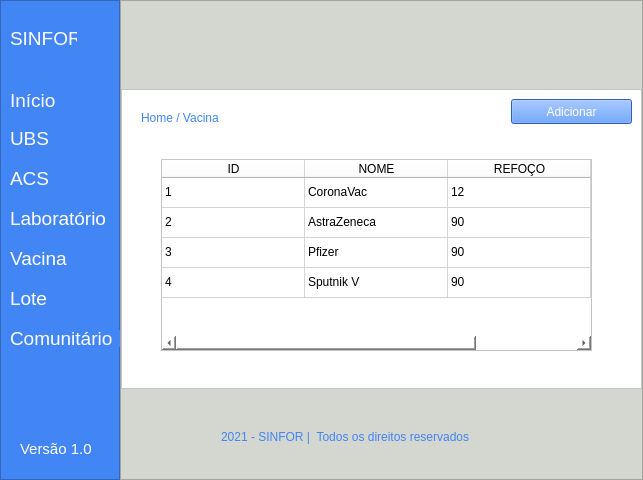
<?xml version="1.0" encoding="UTF-8"?>
<ui version="4.0">
 <class>MainWindow</class>
 <widget class="QMainWindow" name="MainWindow">
  <property name="geometry">
   <rect>
    <x>0</x>
    <y>0</y>
    <width>643</width>
    <height>480</height>
   </rect>
  </property>
  <property name="windowTitle">
   <string>MainWindow</string>
  </property>
  <property name="styleSheet">
   <string notr="true">background-color: rgb(211, 215, 207);</string>
  </property>
  <widget class="QWidget" name="centralwidget">
   <layout class="QHBoxLayout" name="horizontalLayout">
    <property name="spacing">
     <number>0</number>
    </property>
    <property name="leftMargin">
     <number>0</number>
    </property>
    <property name="topMargin">
     <number>0</number>
    </property>
    <property name="rightMargin">
     <number>0</number>
    </property>
    <property name="bottomMargin">
     <number>0</number>
    </property>
    <item>
     <widget class="QFrame" name="frame">
      <property name="maximumSize">
       <size>
        <width>120</width>
        <height>16777215</height>
       </size>
      </property>
      <property name="styleSheet">
       <string notr="true">background-color: #4285f4;</string>
      </property>
      <property name="frameShape">
       <enum>QFrame::StyledPanel</enum>
      </property>
      <property name="frameShadow">
       <enum>QFrame::Raised</enum>
      </property>
      <widget class="QLabel" name="label">
       <property name="geometry">
        <rect>
         <x>10</x>
         <y>30</y>
         <width>67</width>
         <height>17</height>
        </rect>
       </property>
       <property name="font">
        <font>
         <pointsize>14</pointsize>
        </font>
       </property>
       <property name="styleSheet">
        <string notr="true">color: rgb(255, 255, 255);</string>
       </property>
       <property name="text">
        <string>SINFOR</string>
       </property>
      </widget>
      <widget class="QLabel" name="label_2">
       <property name="geometry">
        <rect>
         <x>10</x>
         <y>90</y>
         <width>51</width>
         <height>21</height>
        </rect>
       </property>
       <property name="font">
        <font>
         <pointsize>14</pointsize>
        </font>
       </property>
       <property name="styleSheet">
        <string notr="true">color: rgb(255, 255, 255);</string>
       </property>
       <property name="text">
        <string>Início</string>
       </property>
      </widget>
      <widget class="QLabel" name="label_3">
       <property name="geometry">
        <rect>
         <x>10</x>
         <y>130</y>
         <width>51</width>
         <height>17</height>
        </rect>
       </property>
       <property name="font">
        <font>
         <pointsize>14</pointsize>
        </font>
       </property>
       <property name="styleSheet">
        <string notr="true">color: rgb(255, 255, 255);</string>
       </property>
       <property name="text">
        <string>UBS</string>
       </property>
      </widget>
      <widget class="QLabel" name="label_4">
       <property name="geometry">
        <rect>
         <x>10</x>
         <y>170</y>
         <width>51</width>
         <height>17</height>
        </rect>
       </property>
       <property name="font">
        <font>
         <pointsize>14</pointsize>
        </font>
       </property>
       <property name="styleSheet">
        <string notr="true">color: rgb(255, 255, 255);</string>
       </property>
       <property name="text">
        <string>ACS</string>
       </property>
      </widget>
      <widget class="QLabel" name="label_5">
       <property name="geometry">
        <rect>
         <x>10</x>
         <y>210</y>
         <width>101</width>
         <height>17</height>
        </rect>
       </property>
       <property name="font">
        <font>
         <pointsize>14</pointsize>
        </font>
       </property>
       <property name="styleSheet">
        <string notr="true">color: rgb(255, 255, 255);</string>
       </property>
       <property name="text">
        <string>Laboratório</string>
       </property>
      </widget>
      <widget class="QLabel" name="label_6">
       <property name="geometry">
        <rect>
         <x>10</x>
         <y>250</y>
         <width>61</width>
         <height>16</height>
        </rect>
       </property>
       <property name="font">
        <font>
         <pointsize>14</pointsize>
        </font>
       </property>
       <property name="styleSheet">
        <string notr="true">color: rgb(255, 255, 255);</string>
       </property>
       <property name="text">
        <string>Vacina</string>
       </property>
      </widget>
      <widget class="QLabel" name="label_7">
       <property name="geometry">
        <rect>
         <x>10</x>
         <y>290</y>
         <width>61</width>
         <height>17</height>
        </rect>
       </property>
       <property name="font">
        <font>
         <pointsize>14</pointsize>
        </font>
       </property>
       <property name="styleSheet">
        <string notr="true">color: rgb(255, 255, 255);</string>
       </property>
       <property name="text">
        <string>Lote</string>
       </property>
      </widget>
      <widget class="QLabel" name="label_8">
       <property name="geometry">
        <rect>
         <x>10</x>
         <y>330</y>
         <width>111</width>
         <height>17</height>
        </rect>
       </property>
       <property name="font">
        <font>
         <pointsize>14</pointsize>
        </font>
       </property>
       <property name="styleSheet">
        <string notr="true">color: rgb(255, 255, 255);</string>
       </property>
       <property name="text">
        <string>Comunitário</string>
       </property>
      </widget>
      <widget class="QLabel" name="label_9">
       <property name="geometry">
        <rect>
         <x>20</x>
         <y>440</y>
         <width>71</width>
         <height>17</height>
        </rect>
       </property>
       <property name="font">
        <font>
         <pointsize>11</pointsize>
        </font>
       </property>
       <property name="styleSheet">
        <string notr="true">color: rgb(255, 255, 255);</string>
       </property>
       <property name="text">
        <string>Versão 1.0</string>
       </property>
      </widget>
     </widget>
    </item>
    <item>
     <widget class="QFrame" name="frame_2">
      <property name="frameShape">
       <enum>QFrame::StyledPanel</enum>
      </property>
      <property name="frameShadow">
       <enum>QFrame::Raised</enum>
      </property>
      <layout class="QVBoxLayout" name="verticalLayout">
       <property name="spacing">
        <number>0</number>
       </property>
       <property name="leftMargin">
        <number>0</number>
       </property>
       <property name="topMargin">
        <number>0</number>
       </property>
       <property name="rightMargin">
        <number>0</number>
       </property>
       <property name="bottomMargin">
        <number>0</number>
       </property>
       <item>
        <widget class="QFrame" name="frame_3">
         <property name="maximumSize">
          <size>
           <width>16777215</width>
           <height>70</height>
          </size>
         </property>
         <property name="styleSheet">
          <string notr="true">background-color: rgb(211, 215, 207);</string>
         </property>
         <property name="frameShape">
          <enum>QFrame::NoFrame</enum>
         </property>
         <property name="frameShadow">
          <enum>QFrame::Raised</enum>
         </property>
         <property name="lineWidth">
          <number>1</number>
         </property>
        </widget>
       </item>
       <item>
        <widget class="QFrame" name="frame_4">
         <property name="maximumSize">
          <size>
           <width>16777215</width>
           <height>300</height>
          </size>
         </property>
         <property name="styleSheet">
          <string notr="true">background-color: rgb(255, 255, 255);</string>
         </property>
         <property name="frameShape">
          <enum>QFrame::StyledPanel</enum>
         </property>
         <property name="frameShadow">
          <enum>QFrame::Raised</enum>
         </property>
         <widget class="QLabel" name="label_11">
          <property name="geometry">
           <rect>
            <x>20</x>
            <y>20</y>
            <width>191</width>
            <height>17</height>
           </rect>
          </property>
          <property name="styleSheet">
           <string notr="true">color: #4285f4;</string>
          </property>
          <property name="text">
           <string>Home / Vacina </string>
          </property>
         </widget>
         <widget class="QPushButton" name="pushButton">
          <property name="geometry">
           <rect>
            <x>390</x>
            <y>10</y>
            <width>121</width>
            <height>25</height>
           </rect>
          </property>
          <property name="styleSheet">
           <string notr="true">background-color: #4285F4;
color: #FFF;</string>
          </property>
          <property name="text">
           <string>Adicionar</string>
          </property>
         </widget>
         <widget class="QTableWidget" name="tableWidget">
          <property name="geometry">
           <rect>
            <x>40</x>
            <y>70</y>
            <width>431</width>
            <height>192</height>
           </rect>
          </property>
          <property name="rowCount">
           <number>4</number>
          </property>
          <attribute name="horizontalHeaderCascadingSectionResizes">
           <bool>false</bool>
          </attribute>
          <attribute name="horizontalHeaderMinimumSectionSize">
           <number>57</number>
          </attribute>
          <attribute name="horizontalHeaderDefaultSectionSize">
           <number>143</number>
          </attribute>
          <attribute name="horizontalHeaderShowSortIndicator" stdset="0">
           <bool>false</bool>
          </attribute>
          <attribute name="horizontalHeaderStretchLastSection">
           <bool>false</bool>
          </attribute>
          <attribute name="verticalHeaderVisible">
           <bool>false</bool>
          </attribute>
          <attribute name="verticalHeaderCascadingSectionResizes">
           <bool>false</bool>
          </attribute>
          <attribute name="verticalHeaderMinimumSectionSize">
           <number>21</number>
          </attribute>
          <attribute name="verticalHeaderShowSortIndicator" stdset="0">
           <bool>false</bool>
          </attribute>
          <attribute name="verticalHeaderStretchLastSection">
           <bool>false</bool>
          </attribute>
          <row>
           <property name="text">
            <string>1</string>
           </property>
          </row>
          <row>
           <property name="text">
            <string>2</string>
           </property>
          </row>
          <row>
           <property name="text">
            <string>3</string>
           </property>
          </row>
          <row>
           <property name="text">
            <string>4</string>
           </property>
          </row>
          <column>
           <property name="text">
            <string>ID</string>
           </property>
           <property name="background">
            <color>
             <red>211</red>
             <green>215</green>
             <blue>207</blue>
            </color>
           </property>
          </column>
          <column>
           <property name="text">
            <string>NOME</string>
           </property>
           <property name="background">
            <color>
             <red>211</red>
             <green>215</green>
             <blue>207</blue>
            </color>
           </property>
          </column>
          <column>
           <property name="text">
            <string>REFOÇO</string>
           </property>
           <property name="background">
            <color>
             <red>211</red>
             <green>215</green>
             <blue>207</blue>
            </color>
           </property>
          </column>
          <column>
           <property name="text">
            <string>LABORATÓRIO</string>
           </property>
           <property name="background">
            <color>
             <red>211</red>
             <green>215</green>
             <blue>207</blue>
            </color>
           </property>
          </column>
          <item row="0" column="0">
           <property name="text">
            <string>1</string>
           </property>
          </item>
          <item row="0" column="1">
           <property name="text">
            <string>CoronaVac</string>
           </property>
          </item>
          <item row="0" column="2">
           <property name="text">
            <string>12</string>
           </property>
          </item>
          <item row="0" column="3">
           <property name="text">
            <string>Butantan</string>
           </property>
          </item>
          <item row="1" column="0">
           <property name="text">
            <string>2</string>
           </property>
          </item>
          <item row="1" column="1">
           <property name="text">
            <string>AstraZeneca</string>
           </property>
          </item>
          <item row="1" column="2">
           <property name="text">
            <string>90</string>
           </property>
          </item>
          <item row="1" column="3">
           <property name="text">
            <string>Oxford/Fiocruz</string>
           </property>
          </item>
          <item row="2" column="0">
           <property name="text">
            <string>3</string>
           </property>
          </item>
          <item row="2" column="1">
           <property name="text">
            <string>Pfizer</string>
           </property>
          </item>
          <item row="2" column="2">
           <property name="text">
            <string>90</string>
           </property>
          </item>
          <item row="2" column="3">
           <property name="text">
            <string>BioNTech</string>
           </property>
          </item>
          <item row="3" column="0">
           <property name="text">
            <string>4</string>
           </property>
          </item>
          <item row="3" column="1">
           <property name="text">
            <string>Sputnik V</string>
           </property>
          </item>
          <item row="3" column="2">
           <property name="text">
            <string>90</string>
           </property>
          </item>
          <item row="3" column="3">
           <property name="text">
            <string>Instituto Gamaleya</string>
           </property>
          </item>
         </widget>
        </widget>
       </item>
       <item>
        <widget class="QFrame" name="frame_5">
         <property name="maximumSize">
          <size>
           <width>16777215</width>
           <height>70</height>
          </size>
         </property>
         <property name="frameShape">
          <enum>QFrame::NoFrame</enum>
         </property>
         <property name="frameShadow">
          <enum>QFrame::Raised</enum>
         </property>
         <widget class="QLabel" name="label_10">
          <property name="geometry">
           <rect>
            <x>100</x>
            <y>30</y>
            <width>311</width>
            <height>17</height>
           </rect>
          </property>
          <property name="styleSheet">
           <string notr="true">color: #4285f4;</string>
          </property>
          <property name="text">
           <string>2021 - SINFOR |  Todos os direitos reservados</string>
          </property>
         </widget>
        </widget>
       </item>
      </layout>
     </widget>
    </item>
   </layout>
  </widget>
 </widget>
 <resources/>
 <connections/>
</ui>
